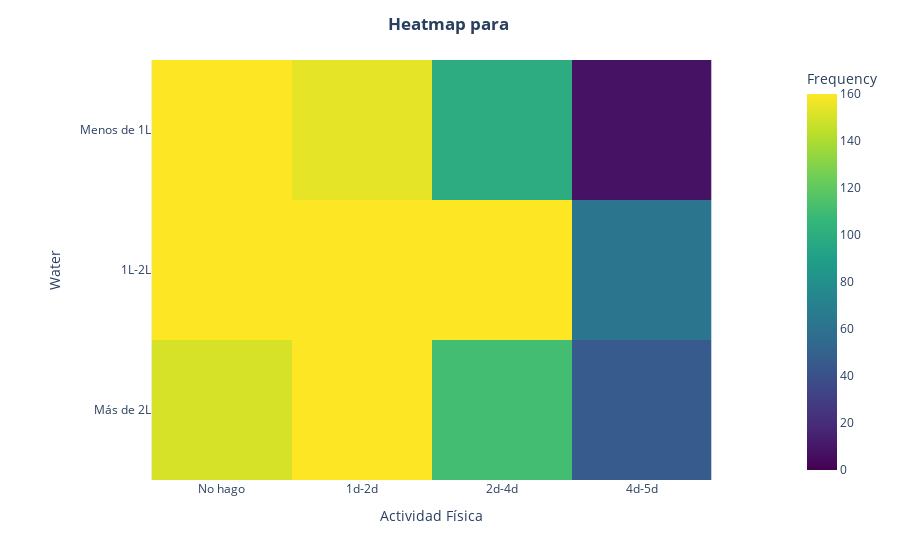

The notebook cell saved with this chart:
### Code cell
def heatmap(obesidad_limpio):
        tabla_pivote = pd.pivot_table(obesidad_limpio[['physical_activity','water']], aggfunc=len, index='water', columns='physical_activity', fill_value=0)
        fig = px.imshow(tabla_pivote,
                        labels=dict(x="Actividad Física", y="Water", color="Frequency"),
                        x=tabla_pivote.columns,
                        y=tabla_pivote.index,
                        color_continuous_scale="Viridis",zmin=0, zmax=160)
        fig.update_layout(title=dict(text=f"<b>Heatmap para </b>", x=0.5))
        fig.show()
heatmap(obesidad_limpio)

### Figure 1 — Plotly figure (JSON) as saved in the notebook; plotly's stock layout.template omitted (floating-point values rounded to 4 significant figures)
{"data": [{"coloraxis": "coloraxis", "hovertemplate": "Actividad Física: %{x}<br>Water: %{y}<br>Frequency: %{z}<extra></extra>", "name": "0", "type": "heatmap", "x": ["No hago", "1d-2d", "2d-4d", "4d-5d"], "xaxis": "x", "y": ["Menos de 1L", "1L-2L", "Más de 2L"], "yaxis": "y", "z": [[205, 154, 99, 8], [338, 399, 280, 63], [150, 201, 111, 46]]}], "layout": {"coloraxis": {"cmax": 160, "cmin": 0, "colorbar": {"title": {"text": "Frequency"}}, "colorscale": [[0, "#440154"], [0.1111, "#482878"], [0.2222, "#3e4989"], [0.3333, "#31688e"], [0.4444, "#26828e"], [0.5556, "#1f9e89"], [0.6667, "#35b779"], [0.7778, "#6ece58"], [0.8889, "#b5de2b"], [1, "#fde725"]]}, "margin": {"t": 60}, "title": {"text": "<b>Heatmap para </b>", "x": 0.5}, "xaxis": {"anchor": "y", "constrain": "domain", "domain": [0, 1], "scaleanchor": "y", "title": {"text": "Actividad Física"}}, "yaxis": {"anchor": "x", "autorange": "reversed", "constrain": "domain", "domain": [0, 1], "title": {"text": "Water"}}}}
